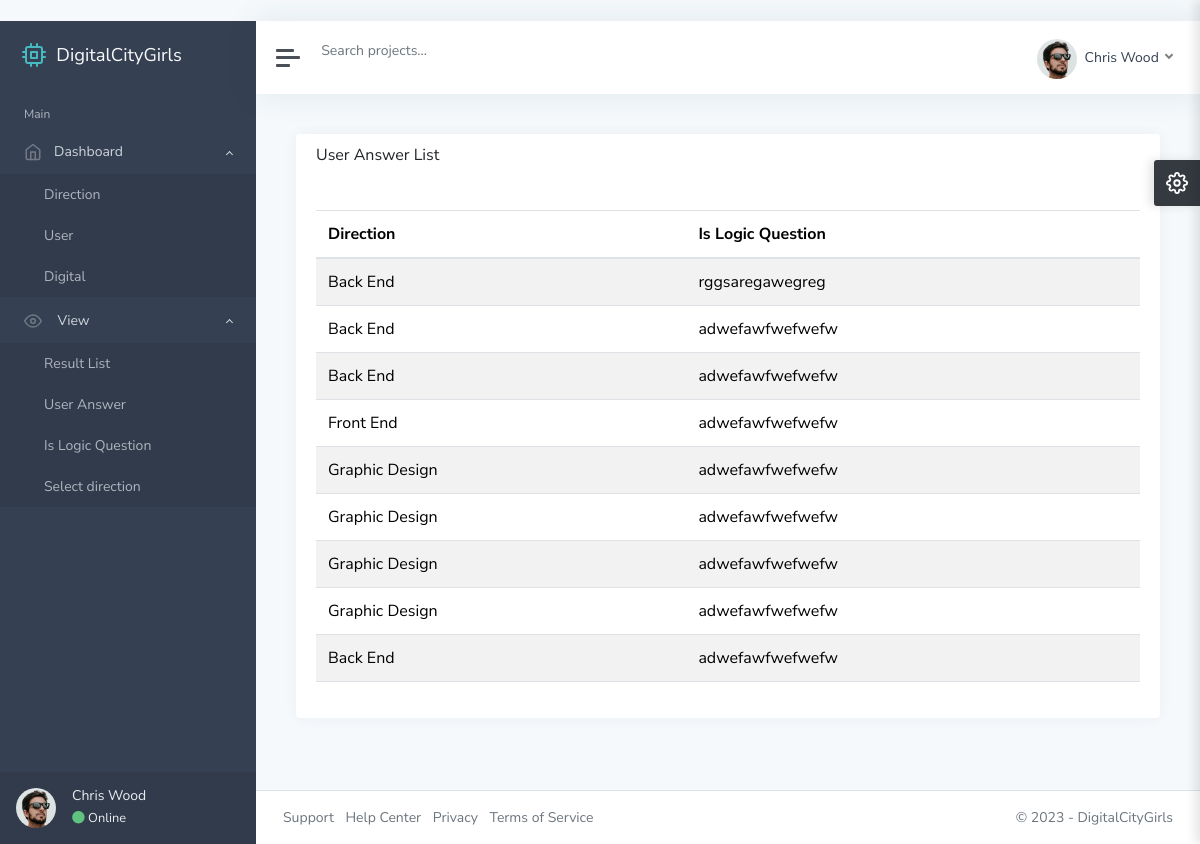
/ad/is-logic/, run on an earlier commit of the app's database.
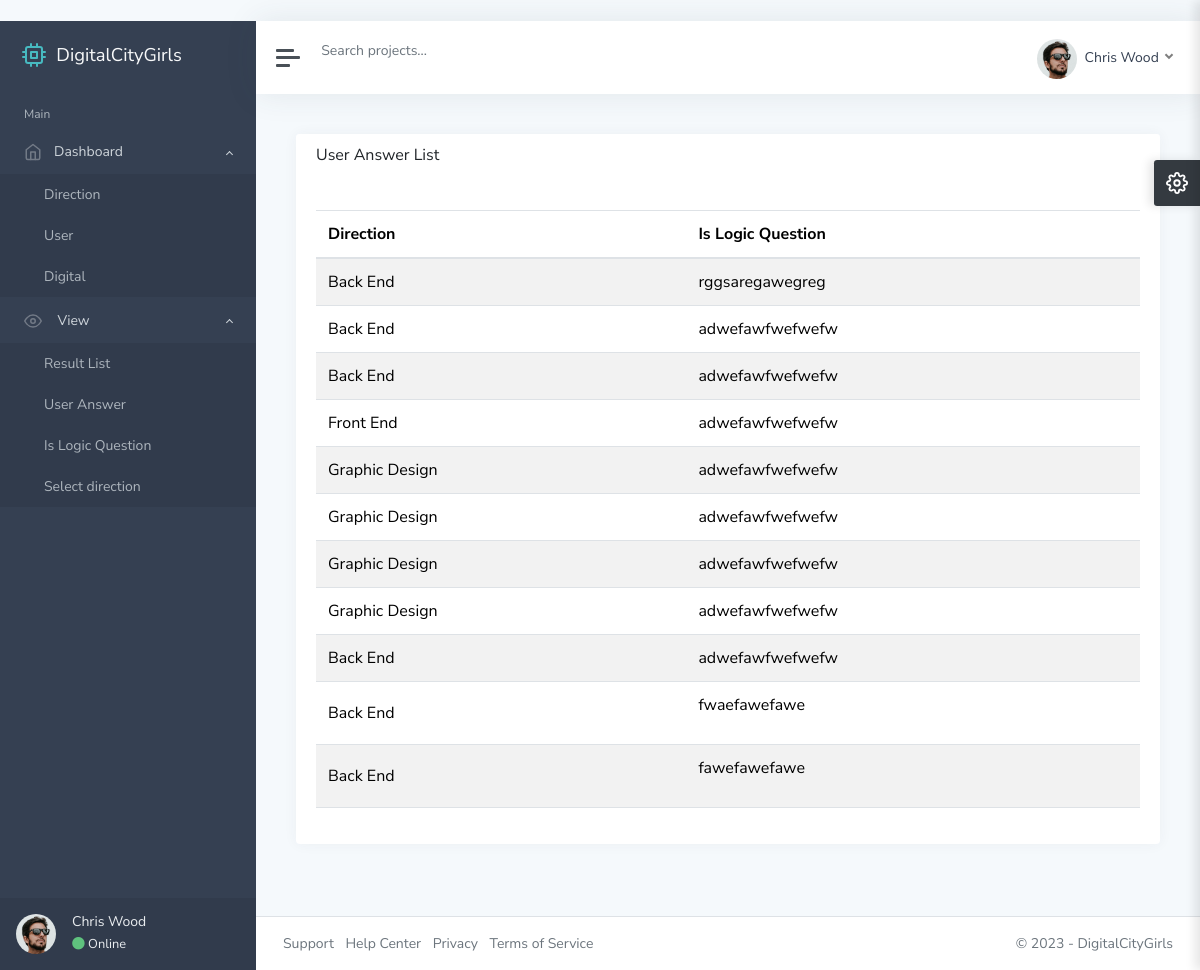
And on a later commit of the database.
### main/models.py (models this page shows, shortened)
class IsLogicQuestion(models.Model):
    direction = models.ForeignKey(Direction, on_delete=models.CASCADE, null=False)
    is_logic_question = RichTextUploadingField()

class Direction(models.Model):
    photo = models.ImageField()
    name = models.CharField(max_length=255)
    time = models.DurationField(default=0)
    question_count = models.PositiveIntegerField()
    is_logic = models.BooleanField(default=False)
    def __str__(self):
        return self.name

### adminstrator/views.py (the view)
# urls.py: path("is-logic/", is_logic_view, name='is-logic'),
def is_logic_view(request):
    context = {
        "is_logic": IsLogicQuestion.objects.all(),
    }
    return render(request, "is-logic-question.html", context)

### template/is-logic-question.html (shortened to what this page needs)
﻿{% extends 'base.html' %}
{% load static %}
{% block content %}
			<main class="content">
				<div class="container-fluid p-0">
					<div class="row">
						<div class="col-12 col-xl-12">
							<div class="card">
								<div class="card-header">
									<h5 class="card-title">User Answer List</h5>
								</div>
								<div class="card-body">
									<table id="datatables-basic" class="table table-striped" style="width:100%">
										<thead>
											<tr>
												<th>Direction</th>
												<th>Is Logic Question</th>
											</tr>
										</thead>
										<tbody>
										{% for i in is_logic %}
											<tr>
												<td>{{ i.direction }}</td>
												<td>{{ i.is_logic_question|slice:":15"|safe }}</td>
											</tr>
										{% endfor %}
										</tbody>
									</table>
								</div>
							</div>
						</div>
					</div>
				</div>
			</main>
{% endblock content %}

What changed in the data, as far as the page shows it:
added IsLogicQuestion: direction "Back End", is_logic_question "fwaefawefawe"
added IsLogicQuestion: direction "Back End", is_logic_question "fawefawefawe"
